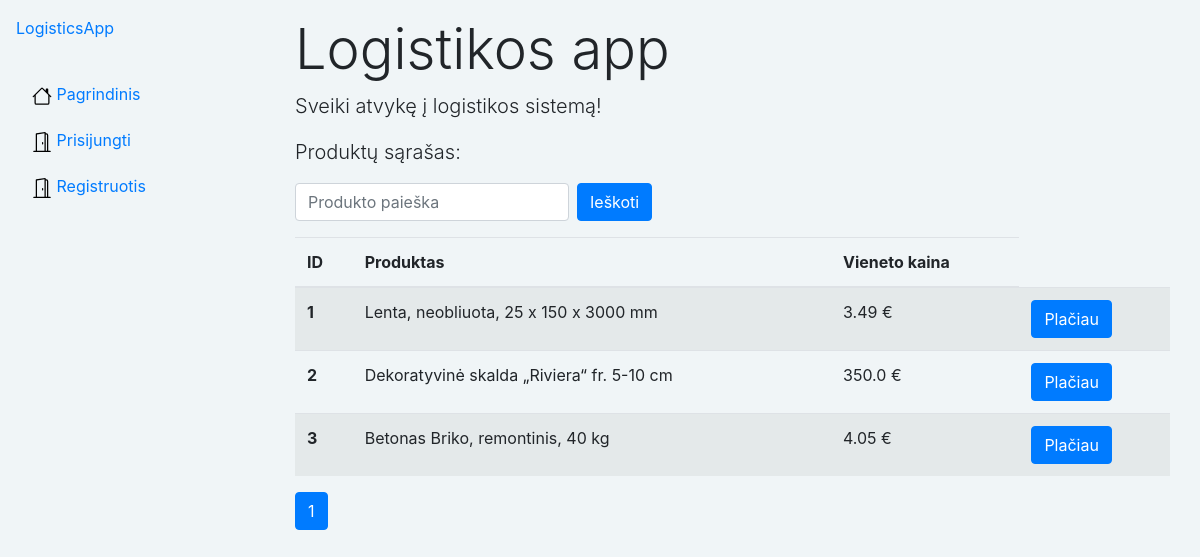
Screenshot of /logistics/products/ with the database file from the repository.
### logistics/models.py (models this page shows, shortened)
class Product(models.Model):
    name = models.CharField('Produktas', max_length=50, help_text='Įveskite produkto pavadinimą')
    unit_price = models.FloatField('Vieneto kaina', help_text='Įveskite vieneto kainą')

### logistics/views.py (the view)
# urls.py: path('products/', views.products, name='products'),
def products(request):
    all_products = Product.objects.all()
    query = request.GET.get('q')
    if query:
        search_products = Product.objects.filter(
            Q(name__icontains=query) |
            Q(unit_price__icontains=query)
        )
        all_products = search_products
    page = request.GET.get('page', 1)
    paginator = Paginator(all_products, 5)
    try:
        all_products = paginator.page(page)
    except PageNotAnInteger:
        all_products = paginator.page(1)
    except EmptyPage:
        all_products = paginator.page(paginator.num_pages)
    context = {
        'all_products': all_products
    }
    return render(request, 'products/products.html', context=context)

### logistics/templatetags/custom_pagination.py (called while the page is built)
@register.inclusion_tag('pagination_template.html')
def show_pagination_links(queryset, parameter_name='page'):
    return {'current_list': queryset, 'parameter_name': parameter_name}

### templates/products/products.html (shortened to what this page needs)
{% extends "base.html" %}
{% load custom_pagination %}
{% block content %}
  <div class="container mt-3">
    <h1 class="display-4">Logistikos app</h1>
    <p class="lead">Sveiki atvykę į logistikos sistemą!</p>
    <p class="lead">Produktų sąrašas:</p>
    <div class="d-flex justify-content-between">
        <form method="get" class="form-inline my-2 my-lg-0">
            <input class="form-control mr-sm-2" type="search" placeholder="Produkto paieška" aria-label="Search"
                   name="q"
                   value="{{ request.GET.q }}">
            <button class="btn btn-primary my-2 my-sm-0" type="submit">Ieškoti</button>
        </form>
    </div>
    <div class="mt-3">
      {% if all_products %}
      <table class="table table-striped">
        <thead>
          <tr>
            <th scope="col">ID</th>
            <th scope="col">Produktas</th>
            <th scope="col">Vieneto kaina</th>
          </tr>
        </thead>
        <tbody>
          {% for product in all_products %}
            <tr>
              <th scope="row">{{ product.id }}</th>
              <td>{{ product.name }}</td>
              <td>{{ product.unit_price }} €</td>
              <td>
                <a href="{% url 'product' product.id %}" class="btn btn-primary">Plačiau</a>
              </td>
            </tr>
          {% endfor %}
        </tbody>
      </table>
      {% show_pagination_links all_products %}
      {% else %}
        <p>Nerasta jokių rezultatų pagal paiešką.</p>
      {% endif %}
    </div>
  </div>
{% endblock %}

### rows the page displays
Product: id "1", name "Lenta, neobliuota, 25 x 150 x 3000 mm", unit_price "3.49"
Product: id "2", name "Dekoratyvinė skalda „Riviera“ fr. 5-10 cm", unit_price "350.0"
Product: id "3", name "Betonas Briko, remontinis, 40 kg", unit_price "4.05"

### other values shown
{{ i }} "1"
